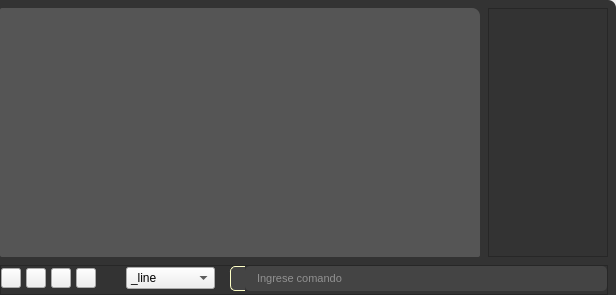
<?xml version="1.0" encoding="UTF-8"?>
<ui version="4.0">
 <class>FormDraw</class>
 <widget class="QWidget" name="FormDraw">
  <property name="geometry">
   <rect>
    <x>0</x>
    <y>0</y>
    <width>616</width>
    <height>295</height>
   </rect>
  </property>
  <property name="windowTitle">
   <string>Form</string>
  </property>
  <property name="styleSheet">
   <string notr="true">
/*Colores primarios*/
/* 
gris oscuro #222222 #333333 #444444
gris claro #999999 #DDDDDD
verde claro #C8CC8E
vinotinto #742427
*/
/*Colores secundarios */
/* 
Azules #36C9C6 #00BDB9 #77ACA2
rojos #910D3F #C70039 #F94646
naranjas #D34E24 #F28123 #F7F052
*/

/* Funetes/*

/*
italic: font: italic 9pt &quot;Ubuntu&quot;;
regular: font: 9pt &quot;Ubuntu&quot;;
light: font: 300 9pt &quot;Ubuntu&quot;;
medium: font: 500 9pt &quot;Ubuntu&quot;;
bold: font: 700 9pt &quot;Ubuntu&quot;;
*/

/****************************************************************************************************************************************************/



/*#################################################################*/
/*######################      PAGE DRAW      ############################*/
/*#################################################################*/



/*###################### frame consola  ############################*/

QFrame#frame_3{
background-color: #333333;
border-top-right-radius: 8px ;

}


QFrame#frame_console{
background-color: #333333;
}

QTextBrowser#textBrowser_2{
background-color: #555555;
color: #DDDDDD;
border-radius: 2px ;
border-top-right-radius: 8px ;

}
QToolButton[style_console_button=&quot;1&quot;]{
background-color: transparent;
}

QLineEdit#lineEdit_console{
background-color: #444444;
color: #DDDDDD;
border-radius: 5px ;

padding-left: 10px;
}

#label_console_command{
background-color: #444444;
font: 700 10pt &quot;Ubuntu&quot;;
color: #FFFFFF;
border-top-left-radius: 5px ;
border-bottom-left-radius: 5px ;
margin-left: 10px;
border-top: 1px solid rgb(254, 255, 198);
border-bottom: 1px solid rgb(254, 255, 198);
border-left: 1px solid rgb(254, 255, 198);
}

#label_console_descrip{
background-color: #444444;
color: #DDDDDD;
border-top: 1px solid rgb(254, 255, 198);
border-bottom: 1px solid rgb(254, 255, 198);
}

#undoView_draw{
background-color: #333333;
font: 300 10pt &quot;Ubuntu&quot;;
color: #DDDDDD;
}


QLineEdit#lineEdit_console:hover {
	border: 2px solid rgb(64, 71, 88);
}
/*
QLineEdit#lineEdit_console:focus {
	border: 2px solid rgb(91, 101, 124);
}
*/



QToolButton[style_draw_button=&quot;1&quot;]{
background-color: transparent;
border: 1px solid #888888;
border-radius: 3px ;
}

QToolButton[style_draw_button=&quot;1&quot;]:hover{ 
background-color: #555555;
}
QToolButton[style_draw_button=&quot;1&quot;]:pressed{
border-top: 2px solid #222222;
border-left: 2px solid #222222;
}  
</string>
  </property>
  <layout class="QHBoxLayout" name="horizontalLayout_3">
   <property name="spacing">
    <number>0</number>
   </property>
   <property name="leftMargin">
    <number>0</number>
   </property>
   <property name="topMargin">
    <number>0</number>
   </property>
   <property name="rightMargin">
    <number>0</number>
   </property>
   <property name="bottomMargin">
    <number>0</number>
   </property>
   <item>
    <layout class="QHBoxLayout" name="horizontalLayout_draw">
     <property name="spacing">
      <number>0</number>
     </property>
     <item>
      <widget class="QSplitter" name="splitter">
       <property name="sizePolicy">
        <sizepolicy hsizetype="Expanding" vsizetype="Expanding">
         <horstretch>0</horstretch>
         <verstretch>0</verstretch>
        </sizepolicy>
       </property>
       <property name="orientation">
        <enum>Qt::Vertical</enum>
       </property>
       <property name="opaqueResize">
        <bool>true</bool>
       </property>
       <property name="handleWidth">
        <number>0</number>
       </property>
       <widget class="QWidget" name="horizontalLayoutWidget">
        <layout class="QHBoxLayout" name="horizontalLayout_graphics">
         <property name="spacing">
          <number>0</number>
         </property>
        </layout>
       </widget>
       <widget class="QFrame" name="frame_3">
        <property name="sizePolicy">
         <sizepolicy hsizetype="Expanding" vsizetype="Preferred">
          <horstretch>0</horstretch>
          <verstretch>0</verstretch>
         </sizepolicy>
        </property>
        <property name="styleSheet">
         <string notr="true"/>
        </property>
        <property name="frameShape">
         <enum>QFrame::NoFrame</enum>
        </property>
        <property name="frameShadow">
         <enum>QFrame::Plain</enum>
        </property>
        <property name="lineWidth">
         <number>0</number>
        </property>
        <layout class="QVBoxLayout" name="verticalLayout_3" stretch="0,0">
         <property name="spacing">
          <number>8</number>
         </property>
         <property name="leftMargin">
          <number>0</number>
         </property>
         <property name="topMargin">
          <number>8</number>
         </property>
         <property name="rightMargin">
          <number>8</number>
         </property>
         <property name="bottomMargin">
          <number>0</number>
         </property>
         <item>
          <layout class="QHBoxLayout" name="horizontalLayout_16">
           <item>
            <widget class="QTextBrowser" name="textBrowser_2">
             <property name="enabled">
              <bool>true</bool>
             </property>
             <property name="sizePolicy">
              <sizepolicy hsizetype="Expanding" vsizetype="Expanding">
               <horstretch>0</horstretch>
               <verstretch>0</verstretch>
              </sizepolicy>
             </property>
             <property name="minimumSize">
              <size>
               <width>0</width>
               <height>38</height>
              </size>
             </property>
             <property name="maximumSize">
              <size>
               <width>16777215</width>
               <height>16777215</height>
              </size>
             </property>
             <property name="styleSheet">
              <string notr="true"/>
             </property>
             <property name="verticalScrollBarPolicy">
              <enum>Qt::ScrollBarAlwaysOff</enum>
             </property>
             <property name="html">
              <string>&lt;!DOCTYPE HTML PUBLIC &quot;-//W3C//DTD HTML 4.0//EN&quot; &quot;http://www.w3.org/TR/REC-html40/strict.dtd&quot;&gt;
&lt;html&gt;&lt;head&gt;&lt;meta name=&quot;qrichtext&quot; content=&quot;1&quot; /&gt;&lt;meta charset=&quot;utf-8&quot; /&gt;&lt;style type=&quot;text/css&quot;&gt;
p, li { white-space: pre-wrap; }
hr { height: 1px; border-width: 0; }
li.unchecked::marker { content: &quot;\2610&quot;; }
li.checked::marker { content: &quot;\2612&quot;; }
&lt;/style&gt;&lt;/head&gt;&lt;body style=&quot; font-family:'Segoe UI'; font-size:9pt; font-weight:400; font-style:normal;&quot;&gt;
&lt;p style=&quot;-qt-paragraph-type:empty; margin-top:0px; margin-bottom:0px; margin-left:0px; margin-right:0px; -qt-block-indent:0; text-indent:0px;&quot;&gt;&lt;br /&gt;&lt;/p&gt;&lt;/body&gt;&lt;/html&gt;</string>
             </property>
             <property name="openExternalLinks">
              <bool>false</bool>
             </property>
             <property name="openLinks">
              <bool>false</bool>
             </property>
            </widget>
           </item>
           <item>
            <widget class="QUndoView" name="undoView_draw">
             <property name="sizePolicy">
              <sizepolicy hsizetype="Expanding" vsizetype="Expanding">
               <horstretch>0</horstretch>
               <verstretch>0</verstretch>
              </sizepolicy>
             </property>
             <property name="maximumSize">
              <size>
               <width>120</width>
               <height>16777215</height>
              </size>
             </property>
            </widget>
           </item>
          </layout>
         </item>
         <item>
          <widget class="QFrame" name="frame_console">
           <property name="sizePolicy">
            <sizepolicy hsizetype="Preferred" vsizetype="Fixed">
             <horstretch>0</horstretch>
             <verstretch>0</verstretch>
            </sizepolicy>
           </property>
           <property name="styleSheet">
            <string notr="true"/>
           </property>
           <property name="frameShape">
            <enum>QFrame::StyledPanel</enum>
           </property>
           <property name="frameShadow">
            <enum>QFrame::Raised</enum>
           </property>
           <layout class="QHBoxLayout" name="horizontalLayout_2">
            <property name="spacing">
             <number>5</number>
            </property>
            <property name="leftMargin">
             <number>0</number>
            </property>
            <property name="topMargin">
             <number>0</number>
            </property>
            <property name="rightMargin">
             <number>0</number>
            </property>
            <property name="bottomMargin">
             <number>3</number>
            </property>
            <item>
             <widget class="QToolButton" name="toolButton_closeConsole">
              <property name="sizePolicy">
               <sizepolicy hsizetype="Fixed" vsizetype="Maximum">
                <horstretch>0</horstretch>
                <verstretch>0</verstretch>
               </sizepolicy>
              </property>
              <property name="minimumSize">
               <size>
                <width>20</width>
                <height>20</height>
               </size>
              </property>
              <property name="maximumSize">
               <size>
                <width>20</width>
                <height>20</height>
               </size>
              </property>
              <property name="font">
               <font>
                <family>Ubuntu</family>
                <pointsize>7</pointsize>
               </font>
              </property>
              <property name="styleSheet">
               <string notr="true"/>
              </property>
              <property name="text">
               <string/>
              </property>
              <property name="icon">
               <iconset>
                <normaloff>../resources/iconos/iconos_consola/exit.svg</normaloff>../resources/iconos/iconos_consola/exit.svg</iconset>
              </property>
              <property name="iconSize">
               <size>
                <width>15</width>
                <height>15</height>
               </size>
              </property>
              <property name="toolButtonStyle">
               <enum>Qt::ToolButtonIconOnly</enum>
              </property>
              <property name="style_console_button" stdset="0">
               <string>1</string>
              </property>
             </widget>
            </item>
            <item>
             <widget class="QToolButton" name="toolButton_zoomExtend">
              <property name="sizePolicy">
               <sizepolicy hsizetype="Fixed" vsizetype="Maximum">
                <horstretch>0</horstretch>
                <verstretch>0</verstretch>
               </sizepolicy>
              </property>
              <property name="minimumSize">
               <size>
                <width>20</width>
                <height>20</height>
               </size>
              </property>
              <property name="maximumSize">
               <size>
                <width>20</width>
                <height>20</height>
               </size>
              </property>
              <property name="font">
               <font>
                <family>Ubuntu</family>
                <pointsize>7</pointsize>
               </font>
              </property>
              <property name="styleSheet">
               <string notr="true"/>
              </property>
              <property name="text">
               <string/>
              </property>
              <property name="icon">
               <iconset>
                <normaloff>../resources/iconos/iconos_consola/zoom_extend.svg</normaloff>../resources/iconos/iconos_consola/zoom_extend.svg</iconset>
              </property>
              <property name="iconSize">
               <size>
                <width>19</width>
                <height>19</height>
               </size>
              </property>
              <property name="toolButtonStyle">
               <enum>Qt::ToolButtonIconOnly</enum>
              </property>
              <property name="style_console_button" stdset="0">
               <string>1</string>
              </property>
             </widget>
            </item>
            <item>
             <widget class="QToolButton" name="toolButton_zoomWindow">
              <property name="sizePolicy">
               <sizepolicy hsizetype="Fixed" vsizetype="Maximum">
                <horstretch>0</horstretch>
                <verstretch>0</verstretch>
               </sizepolicy>
              </property>
              <property name="minimumSize">
               <size>
                <width>20</width>
                <height>20</height>
               </size>
              </property>
              <property name="maximumSize">
               <size>
                <width>20</width>
                <height>20</height>
               </size>
              </property>
              <property name="font">
               <font>
                <family>Ubuntu</family>
                <pointsize>7</pointsize>
               </font>
              </property>
              <property name="styleSheet">
               <string notr="true"/>
              </property>
              <property name="text">
               <string/>
              </property>
              <property name="icon">
               <iconset>
                <normaloff>../resources/iconos/iconos_consola/zoom_window.svg</normaloff>../resources/iconos/iconos_consola/zoom_window.svg</iconset>
              </property>
              <property name="iconSize">
               <size>
                <width>19</width>
                <height>19</height>
               </size>
              </property>
              <property name="toolButtonStyle">
               <enum>Qt::ToolButtonIconOnly</enum>
              </property>
              <property name="style_console_button" stdset="0">
               <string>1</string>
              </property>
             </widget>
            </item>
            <item>
             <widget class="QToolButton" name="toolButton_views">
              <property name="sizePolicy">
               <sizepolicy hsizetype="Fixed" vsizetype="Fixed">
                <horstretch>50</horstretch>
                <verstretch>50</verstretch>
               </sizepolicy>
              </property>
              <property name="minimumSize">
               <size>
                <width>20</width>
                <height>20</height>
               </size>
              </property>
              <property name="maximumSize">
               <size>
                <width>20</width>
                <height>20</height>
               </size>
              </property>
              <property name="font">
               <font>
                <family>Ubuntu</family>
                <pointsize>7</pointsize>
               </font>
              </property>
              <property name="styleSheet">
               <string notr="true"/>
              </property>
              <property name="text">
               <string/>
              </property>
              <property name="icon">
               <iconset>
                <normaloff>../resources/iconos/iconos_consola/view_two.svg</normaloff>../resources/iconos/iconos_consola/view_two.svg</iconset>
              </property>
              <property name="iconSize">
               <size>
                <width>19</width>
                <height>19</height>
               </size>
              </property>
              <property name="toolButtonStyle">
               <enum>Qt::ToolButtonIconOnly</enum>
              </property>
              <property name="style_console_button" stdset="0">
               <string>1</string>
              </property>
             </widget>
            </item>
            <item>
             <widget class="QLabel" name="label_4">
              <property name="sizePolicy">
               <sizepolicy hsizetype="Fixed" vsizetype="Fixed">
                <horstretch>50</horstretch>
                <verstretch>50</verstretch>
               </sizepolicy>
              </property>
              <property name="minimumSize">
               <size>
                <width>20</width>
                <height>20</height>
               </size>
              </property>
              <property name="maximumSize">
               <size>
                <width>20</width>
                <height>20</height>
               </size>
              </property>
              <property name="text">
               <string/>
              </property>
              <property name="textFormat">
               <enum>Qt::PlainText</enum>
              </property>
              <property name="pixmap">
               <pixmap>../resources/iconos/iconos_consola/code.svg</pixmap>
              </property>
              <property name="scaledContents">
               <bool>true</bool>
              </property>
             </widget>
            </item>
            <item>
             <widget class="QComboBox" name="comboBox_console">
              <property name="currentIndex">
               <number>0</number>
              </property>
              <item>
               <property name="text">
                <string>_line</string>
               </property>
               <property name="icon">
                <iconset>
                 <normaloff>../resources/iconos/iconos_menu_draw_mesh/line.svg</normaloff>../resources/iconos/iconos_menu_draw_mesh/line.svg</iconset>
               </property>
              </item>
              <item>
               <property name="text">
                <string>_polyLine</string>
               </property>
               <property name="icon">
                <iconset>
                 <normaloff>../resources/iconos/iconos_menu_draw_mesh/polyline.svg</normaloff>../resources/iconos/iconos_menu_draw_mesh/polyline.svg</iconset>
               </property>
              </item>
              <item>
               <property name="text">
                <string>_rectangle</string>
               </property>
               <property name="icon">
                <iconset>
                 <normaloff>../resources/iconos/iconos_menu_draw_mesh/rectangle.svg</normaloff>../resources/iconos/iconos_menu_draw_mesh/rectangle.svg</iconset>
               </property>
              </item>
             </widget>
            </item>
            <item>
             <layout class="QHBoxLayout" name="horizontalLayout">
              <property name="spacing">
               <number>0</number>
              </property>
              <item>
               <widget class="QLabel" name="label_console_command">
                <property name="text">
                 <string/>
                </property>
               </widget>
              </item>
              <item>
               <widget class="QLabel" name="label_console_descrip">
                <property name="text">
                 <string/>
                </property>
               </widget>
              </item>
              <item>
               <widget class="QLineEdit" name="lineEdit_console">
                <property name="minimumSize">
                 <size>
                  <width>0</width>
                  <height>25</height>
                 </size>
                </property>
                <property name="maximumSize">
                 <size>
                  <width>16777215</width>
                  <height>25</height>
                 </size>
                </property>
                <property name="font">
                 <font>
                  <pointsize>8</pointsize>
                 </font>
                </property>
                <property name="styleSheet">
                 <string notr="true"/>
                </property>
                <property name="inputMask">
                 <string/>
                </property>
                <property name="text">
                 <string/>
                </property>
                <property name="placeholderText">
                 <string>Ingrese comando</string>
                </property>
               </widget>
              </item>
             </layout>
            </item>
           </layout>
          </widget>
         </item>
        </layout>
       </widget>
      </widget>
     </item>
    </layout>
   </item>
  </layout>
 </widget>
 <resources/>
 <connections/>
</ui>
